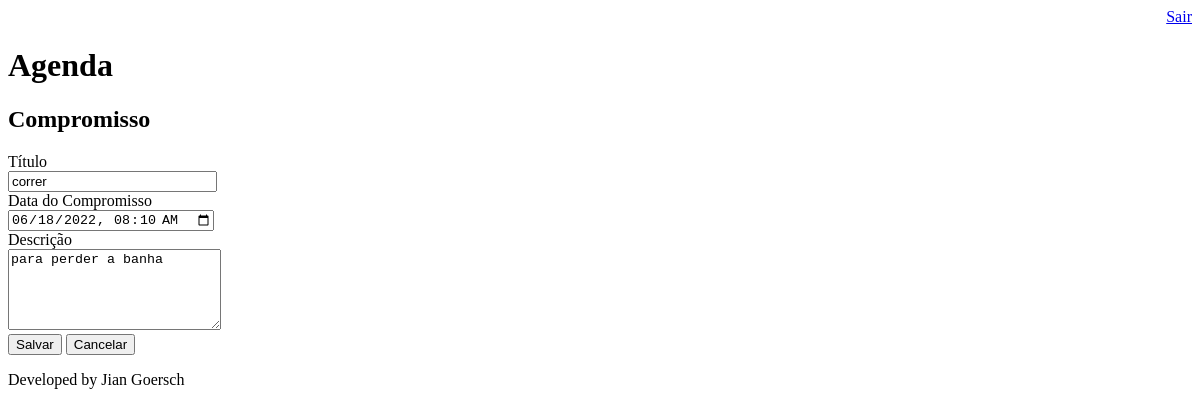
The page /agenda/compromisso/?id=3 (signed in) on the database as committed earlier.
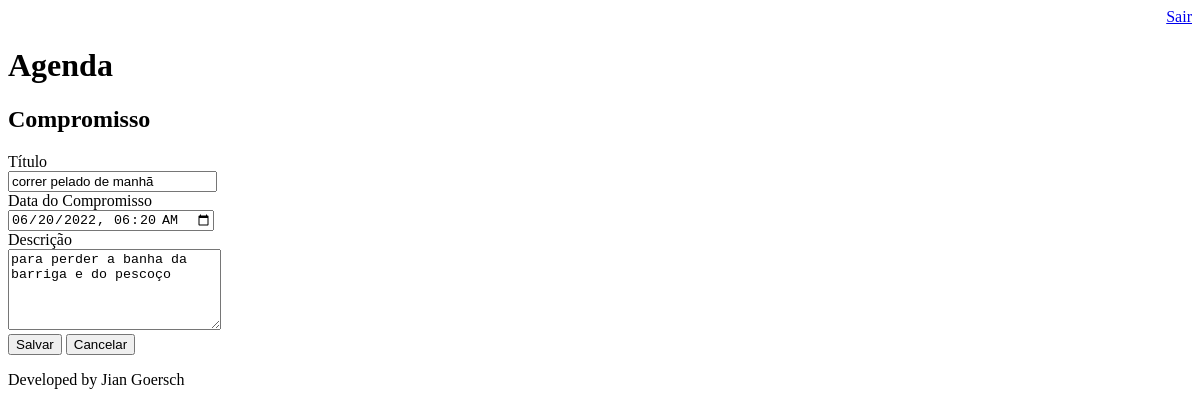
The same page on the database as committed later.
### core/models.py (models this page shows, shortened)
class Compromisso(models.Model):
    titulo = models.CharField(max_length=100)
    descricao = models.TextField(blank=True, null=True)
    data_evento = models.DateTimeField(verbose_name='Data do Evento: ')
    data_criacao = models.DateTimeField(auto_now=True)
    usuario = models.ForeignKey(User, on_delete=models.CASCADE) #associando usuário ao evento(Chave estrangeira) ondelete cascade é para excluir todos os eventos caso o user seja deletado
    class Meta:
        db_table = 'compromisso'
    def get_data_input_evento(self):
        return self.data_evento.strftime('%Y-%m-%dT%H:%M')

### core/views.py (the view)
# urls.py: path('agenda/compromisso/', views.compromisso),
@login_required(login_url='/login/') #loguin_requeride faz a requisição de estar logado
def compromisso(request):
    id_compromisso = request.GET.get('id')
    dados = {}
    if id_compromisso:
        dados['compromisso'] = Compromisso.objects.get(id=id_compromisso)
    return render(request, 'compromisso.html', dados)

### agenda/templates/compromisso.html (shortened to what this page needs)
{% extends "model-page.html" %}
{% block content %}
<h2>Compromisso</h2>
    <form action="submit" method="POST">{% csrf_token %}
    <label>Título</label>
    <br>
    <input type="text" name="titulo" size="23" value="{{ compromisso.titulo }}">
    <br>
    <label>Data do Compromisso</label>
    <br>
    <input type="datetime-local" name="data_evento" value="{{ compromisso.get_data_input_evento }}">
    <br>
    <label>Descrição</label>
    <br>
    <textarea name="descricao" rows="5" cols="24">{{ compromisso.descricao }}</textarea>
    <br>
    <button type="submit">Salvar</button>
    <a href="/">
        <button type="button">Cancelar</button>
    </a>
</form>
{% endblock %}

Rows that differ between the two databases and show on the page:
changed Compromisso: titulo "correr" → "correr pelado de manhã"; data_evento "06/18/2022 08:10" → "06/20/2022 06:20"; descricao "para perder a banha" → "para perder a banha da barriga e do pescoço"
